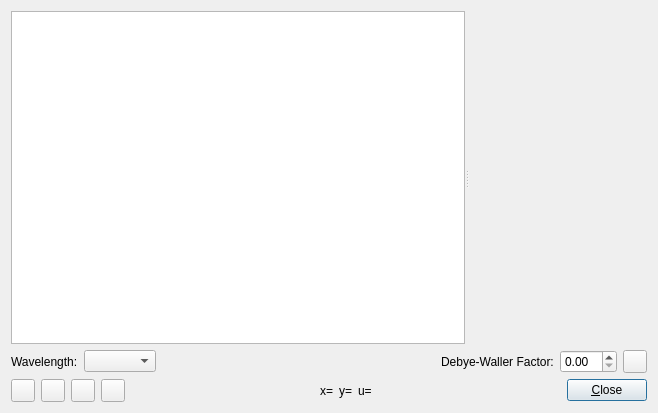
<?xml version="1.0" encoding="UTF-8"?>
<ui version="4.0">
 <class>AtomicScatteringFactorDialog</class>
 <widget class="QDialog" name="AtomicScatteringFactorDialog">
  <property name="geometry">
   <rect>
    <x>0</x>
    <y>0</y>
    <width>658</width>
    <height>413</height>
   </rect>
  </property>
  <property name="windowTitle">
   <string>BGMN Atomic Form Factors</string>
  </property>
  <layout class="QVBoxLayout" name="verticalLayout">
   <item>
    <widget class="QSplitter" name="splitter">
     <property name="sizePolicy">
      <sizepolicy hsizetype="Expanding" vsizetype="Expanding">
       <horstretch>0</horstretch>
       <verstretch>0</verstretch>
      </sizepolicy>
     </property>
     <property name="orientation">
      <enum>Qt::Horizontal</enum>
     </property>
     <widget class="QListWidget" name="listWidget">
      <property name="sizePolicy">
       <sizepolicy hsizetype="Preferred" vsizetype="Expanding">
        <horstretch>0</horstretch>
        <verstretch>0</verstretch>
       </sizepolicy>
      </property>
      <property name="selectionMode">
       <enum>QAbstractItemView::ExtendedSelection</enum>
      </property>
     </widget>
     <widget class="QCustomPlot" name="plotWidget" native="true">
      <property name="sizePolicy">
       <sizepolicy hsizetype="Expanding" vsizetype="Expanding">
        <horstretch>0</horstretch>
        <verstretch>0</verstretch>
       </sizepolicy>
      </property>
     </widget>
    </widget>
   </item>
   <item>
    <layout class="QHBoxLayout" name="horizontalLayout_2">
     <item>
      <widget class="QLabel" name="label_2">
       <property name="text">
        <string>Wavelength:</string>
       </property>
      </widget>
     </item>
     <item>
      <widget class="WaveLengthComboBox" name="comboBoxWavelength">
       <property name="toolTip">
        <string>Select the wavelength used for the x-axis scale</string>
       </property>
      </widget>
     </item>
     <item>
      <spacer name="horizontalSpacer_3">
       <property name="orientation">
        <enum>Qt::Horizontal</enum>
       </property>
       <property name="sizeHint" stdset="0">
        <size>
         <width>40</width>
         <height>20</height>
        </size>
       </property>
      </spacer>
     </item>
     <item>
      <widget class="QLabel" name="label">
       <property name="text">
        <string>Debye-Waller Factor:</string>
       </property>
      </widget>
     </item>
     <item>
      <widget class="QDoubleSpinBox" name="spinBoxB">
       <property name="toolTip">
        <string>Select a Debye-Waller factor (thermal vibration)</string>
       </property>
       <property name="decimals">
        <number>2</number>
       </property>
       <property name="maximum">
        <double>25.000000000000000</double>
       </property>
       <property name="singleStep">
        <double>0.100000000000000</double>
       </property>
       <property name="value">
        <double>0.000000000000000</double>
       </property>
      </widget>
     </item>
     <item>
      <widget class="QToolButton" name="toolButtonResetB">
       <property name="toolTip">
        <string>Reset the Debye-Waller factor</string>
       </property>
       <property name="icon">
        <iconset theme="profex-delete">
         <normaloff>.</normaloff>.</iconset>
       </property>
      </widget>
     </item>
    </layout>
   </item>
   <item>
    <layout class="QHBoxLayout" name="horizontalLayout">
     <item>
      <widget class="QToolButton" name="toolButtonSettings">
       <property name="toolTip">
        <string>Edit graph settings</string>
       </property>
       <property name="icon">
        <iconset theme="profex-preferences">
         <normaloff>.</normaloff>.</iconset>
       </property>
      </widget>
     </item>
     <item>
      <widget class="QToolButton" name="toolButtonExportCsv">
       <property name="toolTip">
        <string>Export current graph data as CSV file</string>
       </property>
       <property name="icon">
        <iconset theme="profex-save">
         <normaloff>.</normaloff>.</iconset>
       </property>
      </widget>
     </item>
     <item>
      <widget class="QToolButton" name="toolButtonSavePdf">
       <property name="toolTip">
        <string>Export current graph as PDF file</string>
       </property>
       <property name="icon">
        <iconset theme="profex-save-pdf">
         <normaloff>.</normaloff>.</iconset>
       </property>
      </widget>
     </item>
     <item>
      <widget class="QToolButton" name="toolButtonSavePng">
       <property name="toolTip">
        <string>Export current graph as PNG image</string>
       </property>
       <property name="icon">
        <iconset theme="profex-export-image">
         <normaloff>.</normaloff>.</iconset>
       </property>
      </widget>
     </item>
     <item>
      <spacer name="horizontalSpacer_2">
       <property name="orientation">
        <enum>Qt::Horizontal</enum>
       </property>
       <property name="sizeHint" stdset="0">
        <size>
         <width>40</width>
         <height>20</height>
        </size>
       </property>
      </spacer>
     </item>
     <item>
      <widget class="QLabel" name="labelCoordinatesX">
       <property name="text">
        <string>x=</string>
       </property>
      </widget>
     </item>
     <item>
      <widget class="QLabel" name="labelCoordinatesY">
       <property name="text">
        <string>y=</string>
       </property>
      </widget>
     </item>
     <item>
      <widget class="QLabel" name="labelU">
       <property name="text">
        <string>u=</string>
       </property>
      </widget>
     </item>
     <item>
      <spacer name="horizontalSpacer">
       <property name="orientation">
        <enum>Qt::Horizontal</enum>
       </property>
       <property name="sizeHint" stdset="0">
        <size>
         <width>40</width>
         <height>20</height>
        </size>
       </property>
      </spacer>
     </item>
     <item>
      <widget class="QPushButton" name="pushButton">
       <property name="toolTip">
        <string>Close this dialog</string>
       </property>
       <property name="text">
        <string>&amp;Close</string>
       </property>
      </widget>
     </item>
    </layout>
   </item>
  </layout>
 </widget>
 <customwidgets>
  <customwidget>
   <class>QCustomPlot</class>
   <extends>QWidget</extends>
   <header>3rdparty/qcustomplot/qcustomplot.h</header>
   <container>1</container>
  </customwidget>
  <customwidget>
   <class>WaveLengthComboBox</class>
   <extends>QComboBox</extends>
   <header>wavelengthcombobox.h</header>
  </customwidget>
 </customwidgets>
 <tabstops>
  <tabstop>listWidget</tabstop>
  <tabstop>comboBoxWavelength</tabstop>
  <tabstop>spinBoxB</tabstop>
  <tabstop>toolButtonResetB</tabstop>
  <tabstop>toolButtonSettings</tabstop>
  <tabstop>toolButtonExportCsv</tabstop>
  <tabstop>toolButtonSavePdf</tabstop>
  <tabstop>toolButtonSavePng</tabstop>
  <tabstop>pushButton</tabstop>
 </tabstops>
 <resources/>
 <connections>
  <connection>
   <sender>pushButton</sender>
   <signal>clicked()</signal>
   <receiver>AtomicScatteringFactorDialog</receiver>
   <slot>close()</slot>
   <hints>
    <hint type="sourcelabel">
     <x>647</x>
     <y>368</y>
    </hint>
    <hint type="destinationlabel">
     <x>278</x>
     <y>283</y>
    </hint>
   </hints>
  </connection>
  <connection>
   <sender>toolButtonExportCsv</sender>
   <signal>clicked()</signal>
   <receiver>AtomicScatteringFactorDialog</receiver>
   <slot>exportData()</slot>
   <hints>
    <hint type="sourcelabel">
     <x>67</x>
     <y>367</y>
    </hint>
    <hint type="destinationlabel">
     <x>10</x>
     <y>267</y>
    </hint>
   </hints>
  </connection>
  <connection>
   <sender>toolButtonSavePdf</sender>
   <signal>clicked()</signal>
   <receiver>AtomicScatteringFactorDialog</receiver>
   <slot>savePdf()</slot>
   <hints>
    <hint type="sourcelabel">
     <x>97</x>
     <y>367</y>
    </hint>
    <hint type="destinationlabel">
     <x>54</x>
     <y>274</y>
    </hint>
   </hints>
  </connection>
  <connection>
   <sender>toolButtonSavePng</sender>
   <signal>clicked()</signal>
   <receiver>AtomicScatteringFactorDialog</receiver>
   <slot>savePng()</slot>
   <hints>
    <hint type="sourcelabel">
     <x>127</x>
     <y>367</y>
    </hint>
    <hint type="destinationlabel">
     <x>104</x>
     <y>265</y>
    </hint>
   </hints>
  </connection>
  <connection>
   <sender>comboBoxWavelength</sender>
   <signal>currentIndexChanged(int)</signal>
   <receiver>AtomicScatteringFactorDialog</receiver>
   <slot>waveLengthChanged()</slot>
   <hints>
    <hint type="sourcelabel">
     <x>189</x>
     <y>267</y>
    </hint>
    <hint type="destinationlabel">
     <x>218</x>
     <y>242</y>
    </hint>
   </hints>
  </connection>
  <connection>
   <sender>toolButtonResetB</sender>
   <signal>clicked()</signal>
   <receiver>AtomicScatteringFactorDialog</receiver>
   <slot>resetB()</slot>
   <hints>
    <hint type="sourcelabel">
     <x>647</x>
     <y>265</y>
    </hint>
    <hint type="destinationlabel">
     <x>473</x>
     <y>258</y>
    </hint>
   </hints>
  </connection>
  <connection>
   <sender>spinBoxB</sender>
   <signal>valueChanged(double)</signal>
   <receiver>AtomicScatteringFactorDialog</receiver>
   <slot>bChanged(double)</slot>
   <hints>
    <hint type="sourcelabel">
     <x>617</x>
     <y>267</y>
    </hint>
    <hint type="destinationlabel">
     <x>472</x>
     <y>215</y>
    </hint>
   </hints>
  </connection>
  <connection>
   <sender>listWidget</sender>
   <signal>itemSelectionChanged()</signal>
   <receiver>AtomicScatteringFactorDialog</receiver>
   <slot>atomSelectionChanged()</slot>
   <hints>
    <hint type="sourcelabel">
     <x>90</x>
     <y>32</y>
    </hint>
    <hint type="destinationlabel">
     <x>2</x>
     <y>43</y>
    </hint>
   </hints>
  </connection>
  <connection>
   <sender>toolButtonSettings</sender>
   <signal>clicked()</signal>
   <receiver>AtomicScatteringFactorDialog</receiver>
   <slot>changeSettings()</slot>
   <hints>
    <hint type="sourcelabel">
     <x>28</x>
     <y>350</y>
    </hint>
    <hint type="destinationlabel">
     <x>31</x>
     <y>384</y>
    </hint>
   </hints>
  </connection>
 </connections>
 <slots>
  <slot>atomSelectionChanged()</slot>
  <slot>waveLengthChanged()</slot>
  <slot>exportData()</slot>
  <slot>savePdf()</slot>
  <slot>savePng()</slot>
  <slot>bChanged(double)</slot>
  <slot>resetB()</slot>
  <slot>changeSettings()</slot>
 </slots>
</ui>
